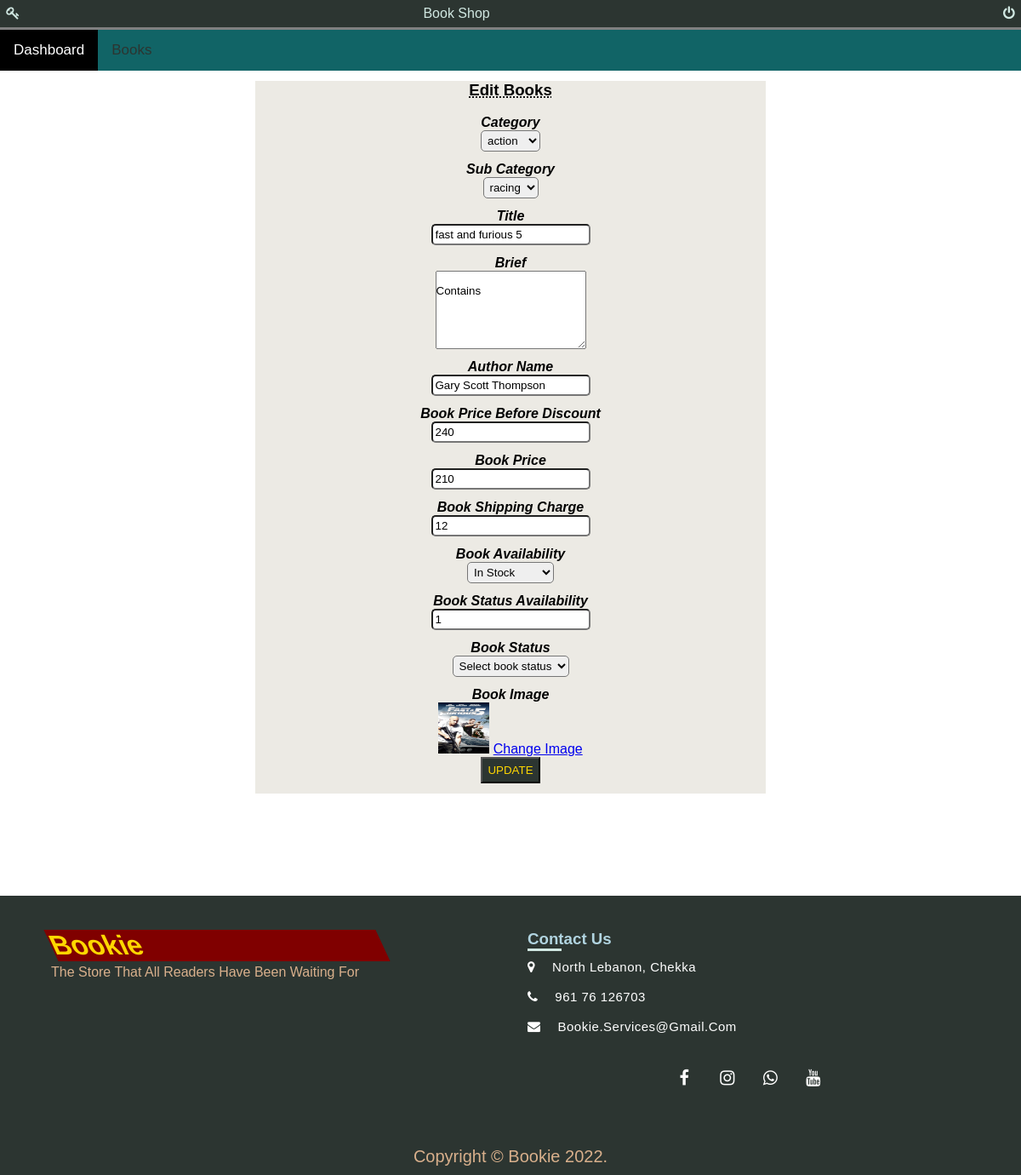
The app's page /authors/editbooks.php?bName=XUdF84L4hoU (signed in) with its own data.
### tables this page shows
CREATE TABLE `books` (
  `id` int(11) NOT NULL,
  `bookToken` varchar(255) NOT NULL,
  `categoryName` varchar(255) NOT NULL,
  `subcategoryName` varchar(255) NOT NULL,
  `title` varchar(255) NOT NULL,
  `brief` longtext NOT NULL,
  `authorName` varchar(255) NOT NULL,
  `coverImage` varchar(255) NOT NULL,
  `bookPrice` int(50) NOT NULL,
  `bookPriceBeforeDiscount` int(50) NOT NULL,
  `status` varchar(255) NOT NULL,
  `bookAvailability` varchar(255) NOT NULL,
  `shippingCharge` int(11) NOT NULL,
  `bookStatus` int(11) NOT NULL,
  `bookFeatured` int(11) NOT NULL,
  `publishedDate` timestamp NOT NULL DEFAULT current_timestamp(),
  `updatedDate` varchar(255) NOT NULL
);

CREATE TABLE `category` (
  `id` int(11) NOT NULL,
  `categoryToken` varchar(255) NOT NULL,
  `categoryName` varchar(255) NOT NULL,
  `categoryDescription` longtext NOT NULL,
  `categoryStatus` int(11) NOT NULL,
  `createDate` timestamp NOT NULL DEFAULT current_timestamp(),
  `updateDate` varchar(255) NOT NULL
);

CREATE TABLE `subcategory` (
  `id` int(11) NOT NULL,
  `categoryToken` varchar(255) NOT NULL,
  `categoryName` varchar(255) NOT NULL,
  `subcategoryToken` varchar(255) NOT NULL,
  `subcategoryName` varchar(255) NOT NULL,
  `subcategoryDescription` longtext NOT NULL,
  `subcategoryStatus` int(11) NOT NULL,
  `createDate` timestamp NOT NULL DEFAULT current_timestamp(),
  `updateDate` varchar(255) NOT NULL
);

### authors/editbooks.php (the view, shortened to what this page needs)
<?php
include('db/connection.php');
if(strlen($_SESSION['email'])==0)
	{
header('location:index.php');
}
else{
?>
<html lang="en">
<head>
	<link href="https://cdn.datatables.net/1.11.3/css/jquery.dataTables.min.css" rel="stylesheet">
			<link rel="stylesheet" href="https://cdnjs.cloudflare.com/ajax/libs/font-awesome/4.7.0/css/font-awesome.min.css">
			<link href="css/admin.css" rel="stylesheet">
</head>
<body>
	<?php include('includes/topnavigation.php');?>
<center>
	<div class="container">
	<div class="titlewrapper">
		<h3 class="title">edit books</h3>
	</div>
<div class="wrapper">
<div class="wrapper">
<br />
			<form class="admin_form" name="insertbook" method="post" enctype="multipart/form-data">
<?php
$showBookQuery=mysqli_query($con,"SELECT books.*,category.categoryName AS catname,subcategory.subcategoryName AS subcatname
	 FROM books JOIN category ON category.categoryName=books.categoryName JOIN subcategory ON subcategory.subcategoryName=books.subcategoryName
   WHERE books.bookToken='".$_GET['bName']."' ");
while($row=mysqli_fetch_array($showBookQuery))
{
?>
									<div class="adminform_div">
										<label class="adminform_label" for="basicinput">Category</label><br>
										<select name="categoryName" id="categoryName" class="adminform_select" onChange="getSubcat(this.value);"  required>
										<option value="<?php echo htmlentities($row['catname']);?>"><?php echo htmlentities($row['catname']);?></option>
										</select>
									</div>
									<div class="adminform_div">
										<label class="adminform_label" for="basicinput">Sub Category</label><br>
										<select   name="subcategoryName"  id="subcategory" class="adminform_select" required>
											<option value="<?php echo htmlentities($row['subcatname']);?>"><?php echo htmlentities($row['subcatname']);?></option>
										</select>
									</div>
									<div class="adminform_div">
										<label class="adminform_label" for="basicinput">title</label><br>
										<input type="text"    name="title"  placeholder="Enter title " value="<?php echo htmlentities($row['title']);?>" class="adminform_input" >
									</div>
                  <div class="adminform_div">
										<label class="adminform_label" for="basicinput">Brief</label><br>
										<textarea  name="brief"  placeholder="Enter Book Brief" rows="6" class="adminform_textarea">
											<?php echo htmlentities($row['brief']);?>
										</textarea>
									</div>
									<div class="adminform_div">
										<label class="adminform_label" for="basicinput">author name</label><br>
										<input type="text"    name="authorName"  placeholder="Enter Author name " value="<?php echo htmlentities($row['authorName']);?>" class="adminform_input" >
									</div>
									<div class="adminform_div">
										<label class="adminform_label" for="basicinput">Book Price Before Discount</label><br>
										<input type="text"    name="bookPriceBeforeDiscount"  placeholder="Enter Book Price" value="<?php echo htmlentities($row['bookPriceBeforeDiscount']);?>"  class="adminform_input" required>
									</div>
									<div class="adminform_div">
										<label class="adminform_label" for="basicinput">book Price</label><br>
										<input type="text"    name="bookprice"  placeholder="Enter book Price"	value="<?php echo htmlentities($row['bookPrice']);?>" class="adminform_input" required>
									</div>
									<div class="adminform_div">
										<label class="adminform_label" for="basicinput">book Shipping Charge</label><br>
										<input type="text"    name="shipingCharge"  placeholder="Enter book Shipping Charge"	 value="<?php echo htmlentities($row['shippingCharge']);?>" class="adminform_input" required>
									</div>
									<div class="adminform_div">
										<label class="adminform_label" for="basicinput">book Availability</label><br>
										<select   name="bookAvailability"  id="bookAvailability" class="adminform_select" required>
										<option value="<?php echo htmlentities($row['bookAvailability']);?>"><?php echo htmlentities($row['bookAvailability']);?></option>
										</select>
									</div>
                  <div class="adminform_div">
                    <label class="adminform_label" for="basicinput">Book Status Availability</label><br>
                    <input type="text" name="bookStatus"  placeholder="Enter book status" value="<?php echo htmlentities($row['bookStatus']);?>" class="adminform_input" >
                  </div>
                  <div class="adminform_div">
                    <label class="adminform_label" for="basicinput">book status</label><br>
                    <select   name="status"  id="status" class="adminform_select" required>
                      <option value="">Select book status</option>
                    </select>
                  </div>
									<div class="adminform_div">
									<label class="adminform_label" for="basicinput">Book Image</label><br>
									<img src="productimages/<?php echo htmlentities($row['title']);?>/<?php echo htmlentities($row['coverImage']);?>"
									width="60" height="60">
									<a href="updateimage.php?bName=<?php echo $row['title'];?>">Change Image</a>
									</div>
										<?php } ?>
											<div class="adminform_div">
												<button type="submit" name="submit" class="adminform_btn">Update</button>
											</div>
									</form>
							</div>
						</div>
</div>
</center>
<?php include('includes/footer.inc.php');?>
</body>
<?php } ?>

### authors/css/admin.css (style rules this page uses)
.container { background-color: #ECEAE4; width: 50%; }
.titlewrapper .title { text-transform: capitalize; font-family: sans-serif; transition: 1s; text-decoration: underline; text-decoration-style: dotted; font-weight: 900; margin-top: 2%; }
.adminform_label { color: black; font-weight: bold; font-style: oblique; margin-bottom: 2%; text-transform: capitalize; }
.adminform_input, .adminform_select { border-radius: 5px; padding: 0.5%; margin-bottom: 2%; }
.adminform_textarea { text-transform: capitalize; margin-bottom: 2%; }
.adminform_btn, .submitBtn, .check-reset-otp { color: gold; background-color: #2C3531; padding: 1%; text-transform: uppercase; margin-bottom: 2%; }

### authors/includes/topnavigation.php (style rules this page uses)
* { margin: 0; padding: 0; box-sizing: border-box; font-family: sans-serif; }

### authors/includes/footer.inc.php (style rules this page uses)
.body_footer { position: relative; padding-bottom: 448px; min-height: 100vh; }

### records on screen
books: categoryName "action", subcategoryName "racing", title "fast and furious 5", brief "contains", authorName "Gary Scott Thompson", bookPriceBeforeDiscount "240", bookprice "210", shipingCharge "12", bookAvailability "In Stock", bookStatus "1", title+coverImage (picture)
